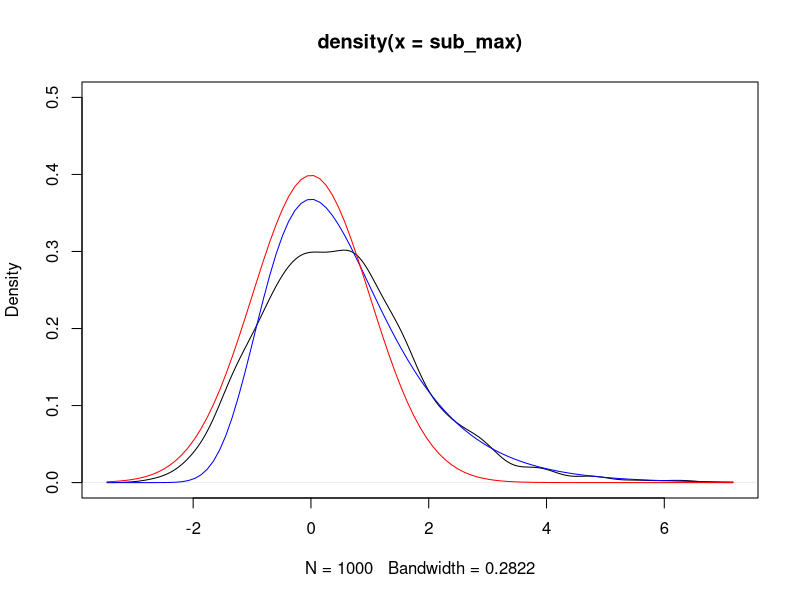

Generate this figure with R:
#1
mean <- 20*0.7
std <- sqrt(20*0.7*0.3/100)
1- pnorm(15,14,0.2049)
#2
require(mvtnorm)

nsim=10000 
  
XmeanLess.sim<- rep(NA,nsim)

for (i in 1:nsim) {
  
  data.sim<-rmvnorm(50,c(9,10),matrix(c(3,2,2,5),2)) 
  
  mean.sim<-apply(data.sim,1,mean) 
  
  Xmean<-mean.sim[1]
  
  Ymean<-mean.sim[2]
  
  XmeanLess.sim[i] <- (Xmean+0.5<Ymean) 
  
}

mean(XmeanLess.sim) 

mean(XmeanLess.sim) + c(-1,1)*1.96*sqrt(var(XmeanLess.sim)/10000) 

#3
X1 <- rchisq(10000,10)
X2 <- rgamma(10000,1,2)
X3 <- rt(10000,3)
y <- sqrt(X1)*X2+4*(X3)^2
mean(y)

#4
rm(list = ls())
n <- 1000
an <- sqrt(2*log(n)) - 0.5*(log(log(n))+log(4*pi))*(2*log(n))^(-1/2) 
bn <- (2*log(n))^(-1/2)
sub_max <- c()
for (i in 1:1000) {
  sub_max[i] <- (max(rnorm(1000))-an)/bn
}
d <- density(sub_max)

plot(d, ylim=c(0,0.5))

f <- function(x) {
  exp(-x)*exp(-exp(-x))
}
curve(f, range(d$x), add=TRUE, col='blue')
curve(dnorm, add=TRUE, col='red')




